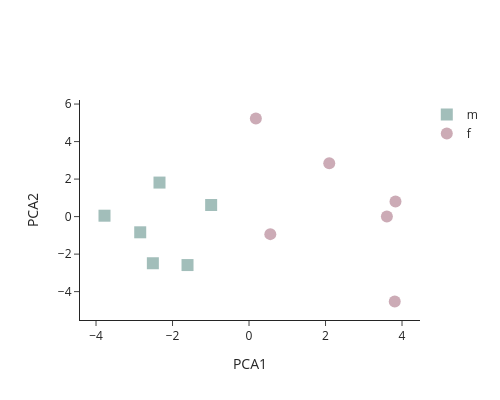

Source (notebook cell):
### Code cell
import torch
from sklearn.decomposition import PCA
import plotly.graph_objects as go

professions_m = ["doctor", "coder", "boss", "pilot", "lawyer", "agent"]
professions_f = ["nurse", "homemaker", "secretary", "flight attendant", "paralegal", "nanny"]

prompts_m = [f'The {profession} said that' for profession in professions_m]
prompts_f = [f'The {profession} said that' for profession in professions_f]

LAYER = 5
n = len(professions_m)

with torch.no_grad():
    with model.trace(prompts_m):
        activations_m = model.model.layers[LAYER].output[:, -3, :].save() # (n, hidden dim)
    with model.trace(prompts_f):
        activations_f = model.model.layers[LAYER].output[:, -3, :].save() # (n, hidden dim)
        
pca = PCA(n_components=2)
all_activations = torch.cat([activations_m, activations_f]).cpu().float().numpy() # (2n, hidden_dim)
low_dim_activations = pca.fit_transform(all_activations) # (2n, 2)

fig = go.Figure()

fig.add_traces([
    go.Scatter(
        x=low_dim_activations[:n, 0],
        y=low_dim_activations[:n, 1],
        mode='markers',
        marker=dict(symbol='square', color='rgba(23, 94, 84, 0.4)', size=12),
        name='m',
        hovertext=professions_m,
    ),
    go.Scatter(
        x=low_dim_activations[n:, 0],
        y=low_dim_activations[n:, 1],
        mode='markers',
        marker=dict(symbol='circle', color='rgba(127, 45, 72, 0.4)', size=12),
        name='f',
        hovertext=professions_f,
    )
])

fig.update_layout(
    template='simple_white',
    width=500,
    height=400,
    xaxis_title='PCA1',
    yaxis_title='PCA2'
)

fig.show()

### Figure 1 — Plotly figure (JSON) as saved in the notebook; plotly's stock layout.template omitted (floating-point values rounded to 4 significant figures)
{"data": [{"hovertext": ["doctor", "coder", "boss", "pilot", "lawyer", "agent"], "marker": {"color": "rgba(23, 94, 84, 0.4)", "size": 12, "symbol": "square"}, "mode": "markers", "name": "m", "type": "scatter", "x": [-2.341, -1.608, -2.514, -3.779, -0.9903, -2.845], "y": [1.814, -2.583, -2.488, 0.04797, 0.6188, -0.8373]}, {"hovertext": ["nurse", "homemaker", "secretary", "flight attendant", "paralegal", "nanny"], "marker": {"color": "rgba(127, 45, 72, 0.4)", "size": 12, "symbol": "circle"}, "mode": "markers", "name": "f", "type": "scatter", "x": [0.1788, 3.81, 0.5564, 2.098, 3.83, 3.604], "y": [5.23, -4.527, -0.9349, 2.846, 0.8041, 0.008502]}], "layout": {"height": 400, "width": 500, "xaxis": {"title": {"text": "PCA1"}}, "yaxis": {"title": {"text": "PCA2"}}}}
